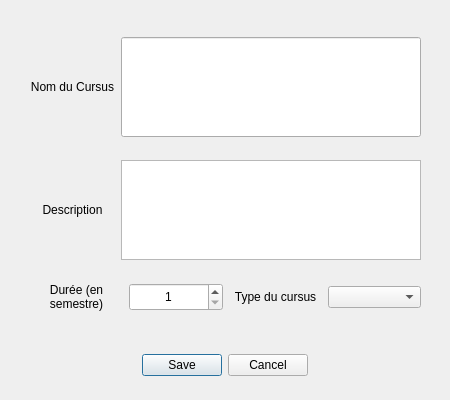
<?xml version="1.0" encoding="UTF-8"?>
<ui version="4.0">
 <class>dialogAjouterCursus</class>
 <widget class="QDialog" name="dialogAjouterCursus">
  <property name="geometry">
   <rect>
    <x>0</x>
    <y>0</y>
    <width>450</width>
    <height>400</height>
   </rect>
  </property>
  <property name="windowTitle">
   <string>Dialog</string>
  </property>
  <widget class="QDialogButtonBox" name="buttonBox">
   <property name="geometry">
    <rect>
     <x>100</x>
     <y>350</y>
     <width>250</width>
     <height>30</height>
    </rect>
   </property>
   <property name="orientation">
    <enum>Qt::Horizontal</enum>
   </property>
   <property name="standardButtons">
    <set>QDialogButtonBox::Cancel|QDialogButtonBox::Save</set>
   </property>
   <property name="centerButtons">
    <bool>true</bool>
   </property>
  </widget>
  <widget class="QWidget" name="verticalLayoutWidget">
   <property name="geometry">
    <rect>
     <x>30</x>
     <y>20</y>
     <width>391</width>
     <height>311</height>
    </rect>
   </property>
   <layout class="QVBoxLayout" name="verticalLayout">
    <item>
     <layout class="QHBoxLayout" name="horizontalLayout_3">
      <item>
       <widget class="QLabel" name="label">
        <property name="maximumSize">
         <size>
          <width>100</width>
          <height>16777215</height>
         </size>
        </property>
        <property name="text">
         <string>Nom du Cursus</string>
        </property>
        <property name="alignment">
         <set>Qt::AlignCenter</set>
        </property>
       </widget>
      </item>
      <item>
       <widget class="QLineEdit" name="lineEdit">
        <property name="maximumSize">
         <size>
          <width>300</width>
          <height>100</height>
         </size>
        </property>
       </widget>
      </item>
     </layout>
    </item>
    <item>
     <layout class="QHBoxLayout" name="horizontalLayout_2">
      <item>
       <widget class="QLabel" name="label_3">
        <property name="maximumSize">
         <size>
          <width>100</width>
          <height>16777215</height>
         </size>
        </property>
        <property name="text">
         <string>Description</string>
        </property>
        <property name="alignment">
         <set>Qt::AlignCenter</set>
        </property>
       </widget>
      </item>
      <item>
       <widget class="QTextEdit" name="textEdit">
        <property name="maximumSize">
         <size>
          <width>300</width>
          <height>100</height>
         </size>
        </property>
        <property name="acceptRichText">
         <bool>false</bool>
        </property>
       </widget>
      </item>
     </layout>
    </item>
    <item>
     <layout class="QHBoxLayout" name="horizontalLayout">
      <item>
       <widget class="QLabel" name="label_2">
        <property name="maximumSize">
         <size>
          <width>100</width>
          <height>16777215</height>
         </size>
        </property>
        <property name="text">
         <string>Durée (en semestre)</string>
        </property>
        <property name="alignment">
         <set>Qt::AlignCenter</set>
        </property>
        <property name="wordWrap">
         <bool>true</bool>
        </property>
       </widget>
      </item>
      <item>
       <widget class="QSpinBox" name="choixCredit">
        <property name="maximumSize">
         <size>
          <width>100</width>
          <height>30</height>
         </size>
        </property>
        <property name="alignment">
         <set>Qt::AlignCenter</set>
        </property>
        <property name="minimum">
         <number>1</number>
        </property>
        <property name="maximum">
         <number>10</number>
        </property>
       </widget>
      </item>
      <item>
       <widget class="QLabel" name="label_4">
        <property name="maximumSize">
         <size>
          <width>100</width>
          <height>16777215</height>
         </size>
        </property>
        <property name="text">
         <string>Type du cursus</string>
        </property>
        <property name="alignment">
         <set>Qt::AlignCenter</set>
        </property>
       </widget>
      </item>
      <item>
       <widget class="QComboBox" name="comboBox">
        <property name="maximumSize">
         <size>
          <width>100</width>
          <height>16777215</height>
         </size>
        </property>
       </widget>
      </item>
     </layout>
    </item>
   </layout>
  </widget>
 </widget>
 <resources/>
 <connections>
  <connection>
   <sender>buttonBox</sender>
   <signal>accepted()</signal>
   <receiver>dialogAjouterCursus</receiver>
   <slot>accept()</slot>
   <hints>
    <hint type="sourcelabel">
     <x>248</x>
     <y>254</y>
    </hint>
    <hint type="destinationlabel">
     <x>157</x>
     <y>274</y>
    </hint>
   </hints>
  </connection>
  <connection>
   <sender>buttonBox</sender>
   <signal>rejected()</signal>
   <receiver>dialogAjouterCursus</receiver>
   <slot>reject()</slot>
   <hints>
    <hint type="sourcelabel">
     <x>316</x>
     <y>260</y>
    </hint>
    <hint type="destinationlabel">
     <x>286</x>
     <y>274</y>
    </hint>
   </hints>
  </connection>
 </connections>
</ui>
